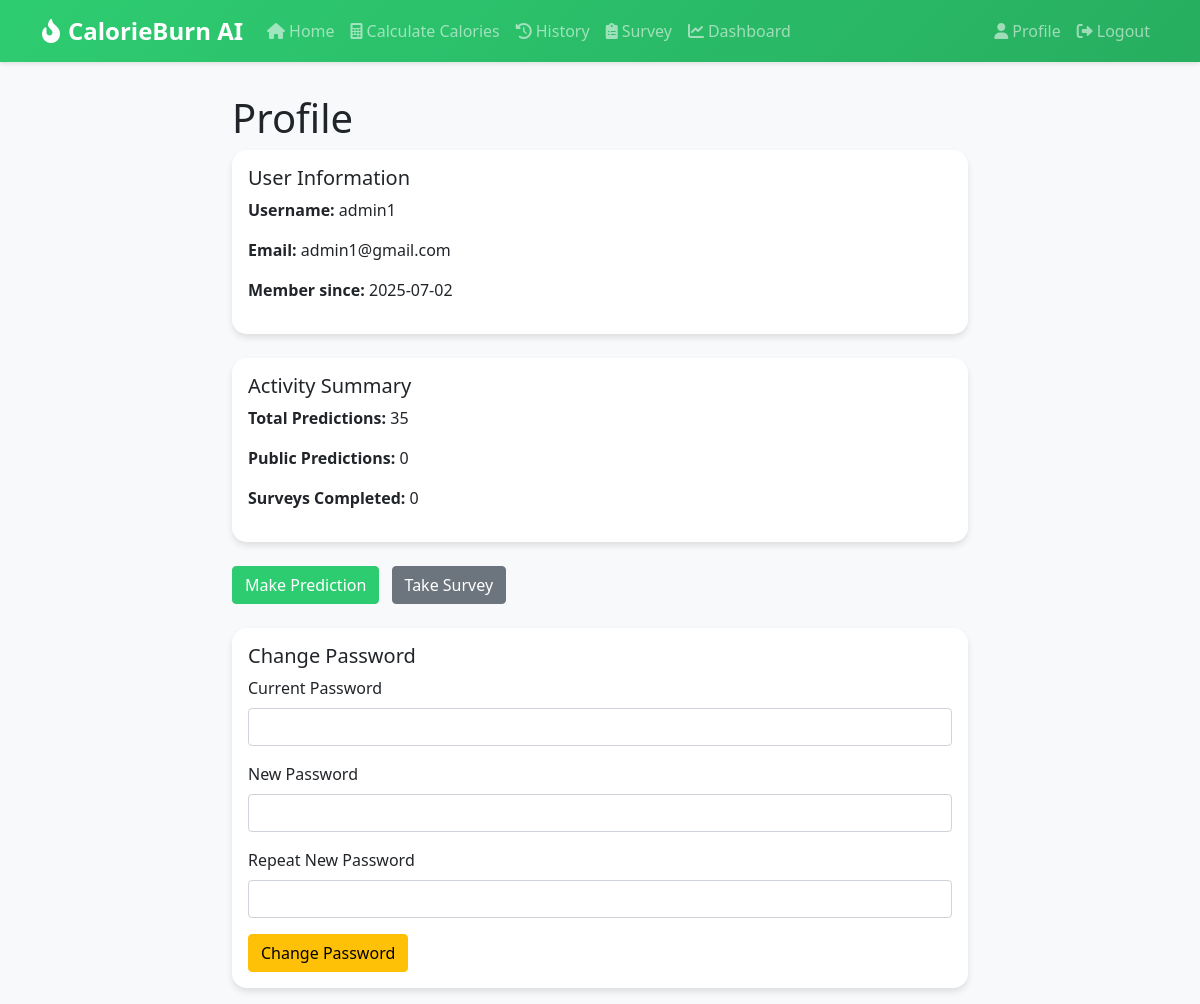
The page /profile (signed in) on the database its author committed.
### app/models/user.py (models this page shows, shortened)
class User(UserMixin, db.Model):
    id = db.Column(db.Integer, primary_key=True)
    username = db.Column(db.String(64), unique=True, nullable=False)
    email = db.Column(db.String(120), unique=True, nullable=False)
    password_hash = db.Column(db.String(128))
    is_admin = db.Column(db.Boolean, default=False)
    created_at = db.Column(db.DateTime, default=datetime.utcnow)
    profile = db.relationship('UserProfile', backref='user', uselist=False, cascade="all, delete-orphan")
    predictions = db.relationship('Prediction', backref='user', lazy='dynamic', cascade="all, delete-orphan")
    surveys = db.relationship('Survey', backref='user', lazy='dynamic', cascade="all, delete-orphan")

### app/main/routes.py (the view, shortened to what this page needs)
@bp.route('/profile', methods=['GET', 'POST'])
@login_required
def profile():
    form = ChangePasswordForm()
    password_changed = False
    return render_template('main/profile.html', title='Profile', form=form, password_changed=password_changed)

### app/auth/forms.py
class ChangePasswordForm(FlaskForm):
    old_password = PasswordField('Current Password', validators=[DataRequired()])
    new_password = PasswordField('New Password', validators=[DataRequired(), Length(min=6)])
    new_password2 = PasswordField('Repeat New Password', validators=[DataRequired(), EqualTo('new_password')])
    submit = SubmitField('Change Password')

### app/models/user.py (called while the page is built)
@login_manager.user_loader
def load_user(id):
    return User.query.get(int(id))

### app/utils/time_utils.py (called while the page is built)
def to_bulgarian_time(dt):
    if dt is None:
        return None
    return dt + timedelta(hours=3)

### app/templates/main/profile.html (shortened to what this page needs)
{% extends "base.html" %}
{% block content %}
<div class="row">
    <div class="col-md-8 offset-md-2">
        <h1>Profile</h1>
        <div class="card">
            <div class="card-body">
                <h5 class="card-title">User Information</h5>
                <p><strong>Username:</strong> {{ current_user.username }}</p>
                <p><strong>Email:</strong> {{ current_user.email }}</p>
                <p><strong>Member since:</strong> {{ (current_user.created_at|to_bulgarian_time).strftime('%Y-%m-%d') }}</p>
            </div>
        </div>
        <div class="card mt-4">
            <div class="card-body">
                <h5 class="card-title">Activity Summary</h5>
                <p><strong>Total Predictions:</strong> {{ current_user.predictions.count() }}</p>
                <p><strong>Public Predictions:</strong> {{ current_user.predictions.filter_by(is_public=True).count() }}</p>
                <p><strong>Surveys Completed:</strong> {{ current_user.surveys.count() }}</p>
            </div>
        </div>
        <div class="mt-4">
            <a href="{{ url_for('main.predict') }}" class="btn btn-primary">Make Prediction</a>
            <a href="{{ url_for('main.survey') }}" class="btn btn-secondary">Take Survey</a>
        </div>
        <div class="card mt-4">
            <div class="card-body">
                <h5 class="card-title">Change Password</h5>
                <form method="POST" action="{{ url_for('main.profile') }}">
                    <div class="mb-3">
                        {{ form.old_password.label(class="form-label") }}
                        {{ form.old_password(class="form-control") }}
                    </div>
                    <div class="mb-3">
                        {{ form.new_password.label(class="form-label") }}
                        {{ form.new_password(class="form-control") }}
                    </div>
                    <div class="mb-3">
                        {{ form.new_password2.label(class="form-label") }}
                        {{ form.new_password2(class="form-control") }}
                    </div>
                    <button type="submit" class="btn btn-warning">Change Password</button>
                </form>
            </div>
        </div>
    </div>
</div>
{% endblock %}

### app/static/css/style.css (style rules this page uses)
body { background-color: #f8f9fa; }
.card { background-color: rgba(255, 255, 255, 0.95); box-shadow: 0 4px 8px rgba(0,0,0,.1); border: none; margin-bottom: 1rem; }
.btn { margin-right: 0.5rem; }

### app/templates/base.html (style rules this page uses)
:root { --primary-color: #2ecc71; --secondary-color: #27ae60; --dark-color: #2c3e50; }
body { background-color: #f8f9fa; }
.card { border: none; border-radius: 15px; box-shadow: 0 4px 6px rgba(0,0,0,0.1); transition: transform 0.3s ease; }
.btn-primary { background-color: var(--primary-color); border-color: var(--primary-color); }

### rows shown on the page
User: username "admin1", email "admin1@gmail.com", created_at "2025-07-02"

### other values the page prints
{{ current_user.predictions.count() }} "35"
{{ current_user.predictions.filter_by(is_public=True).count() }} "0"
{{ current_user.surveys.count() }} "0"
